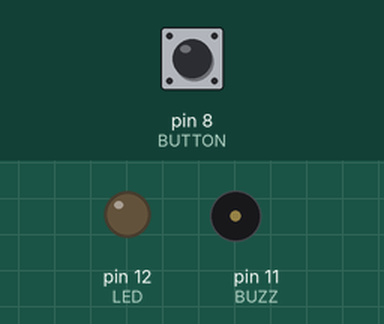
Bench run of a sketch on a simulated Arduino Uno, built with avr-gcc and run on an emulated ATmega328P. On the bench: output pins drawn as LEDs (lit = HIGH), buzzer (waves = sounding, pin HIGH). The inputs (shaded band) are chosen by the test bench; at power-on: pin 8 (BUTTON) LOW.

Above: at 1.2 s.
1.3 s: pin 8 (BUTTON) pulled HIGH for 0.15 s
At 2.0 s:
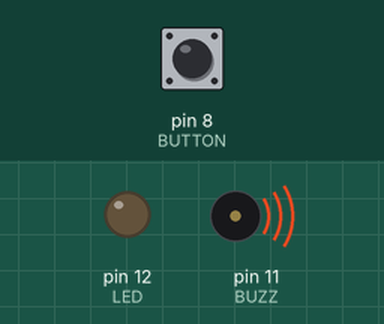
2.9 s: pin 8 (BUTTON) pulled HIGH for 1 s
At 3.2 s:
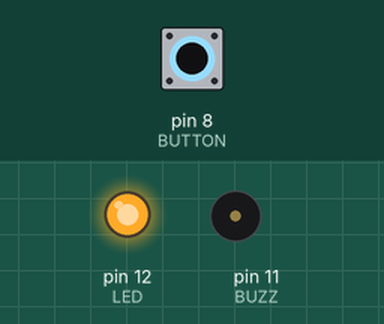
5.4 s: pin 8 (BUTTON) pulled HIGH for 3.2 s
At 6.3 s:
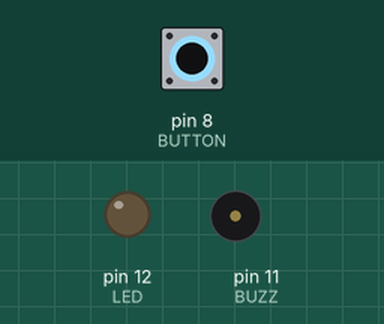
Timing chart, 0 to 8.4 s (numbered marks = the images above; inputs shaded):
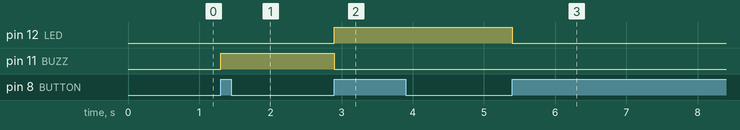

Measured:
- after the input at 1.3 s, pin 11 (BUZZ): LOW → HIGH at once
- after the input at 2.9 s, pin 12 (LED): LOW → HIGH at once; pin 11 (BUZZ): HIGH → LOW at once
- after the input at 5.4 s, pin 12 (LED): HIGH → LOW at once

The sketch:

sketch_sep26a.ino
```cpp
void setup() {
  pinMode(12, OUTPUT); // LED
  pinMode(11, OUTPUT); // BUZZ
  pinMode(8, INPUT); // BUTTON
}

int state = 0;
boolean last = true;

void loop(){
  stateSwitcher();
  stateTreatment();
}

void stateSwitcher(){
  if( digitalRead(8) == HIGH){
    if(last){
      state = (state + 1) % 3;
    }
    last = false;
  } else {
    last = true;
  }
}

void stateTreatment(){
  if(state == 0){
    digitalWrite(11,LOW);digitalWrite(12, LOW);
  } else if(state == 1) {
    digitalWrite(11,HIGH);digitalWrite(12, LOW);
  } else {
    digitalWrite(11,LOW);digitalWrite(12, HIGH);
  }
}
```
